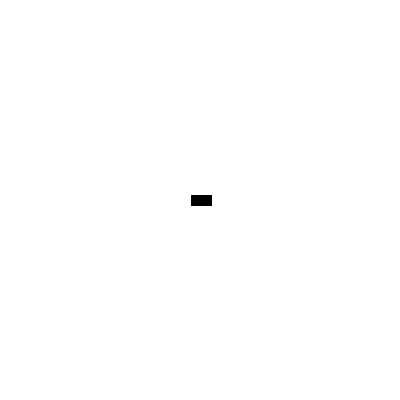
Frame 1 (no input)
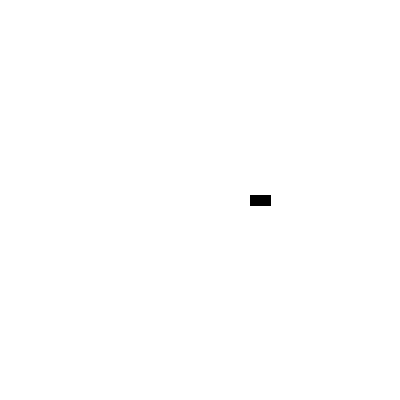
Frame 60 (the mouse pressed at the canvas centre just before this capture)
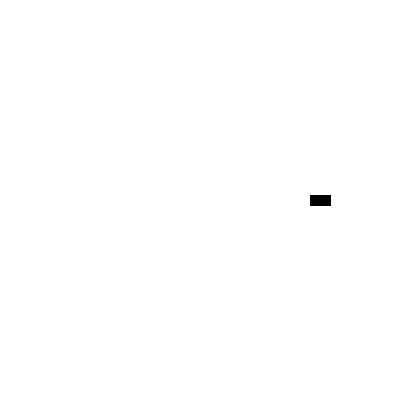
Frame 120 (the mouse held since frame 60 and released just before this capture)

The Processing sketch that drew these frames (run headless with seeded random() and noise(); from frame 60 on, the mouse is pressed at the canvas centre):

// Processing sketch: CarEg
// ── CarEg.pde
Car myCar;

void setup(){
  size(400, 400);
  myCar = new Car();
}

void draw(){

  background(255);
  myCar.drive();
  myCar.display();
}

// ── Car.pde
class Car{
  color c;
  float x;
  float y;
  float speed;
  
  Car(){
    c = color(0);
    x = width/2;
    y = height/2;
    speed = 1;
  }  
  
  void display() {
    rectMode(CENTER);
    fill(c);
    rect(x,y,20,10);
  }

  void drive() { // Car now has a non-zero speed;
    x = x + speed;
    if (x > width)
      x = 0;
  }
} // end class
